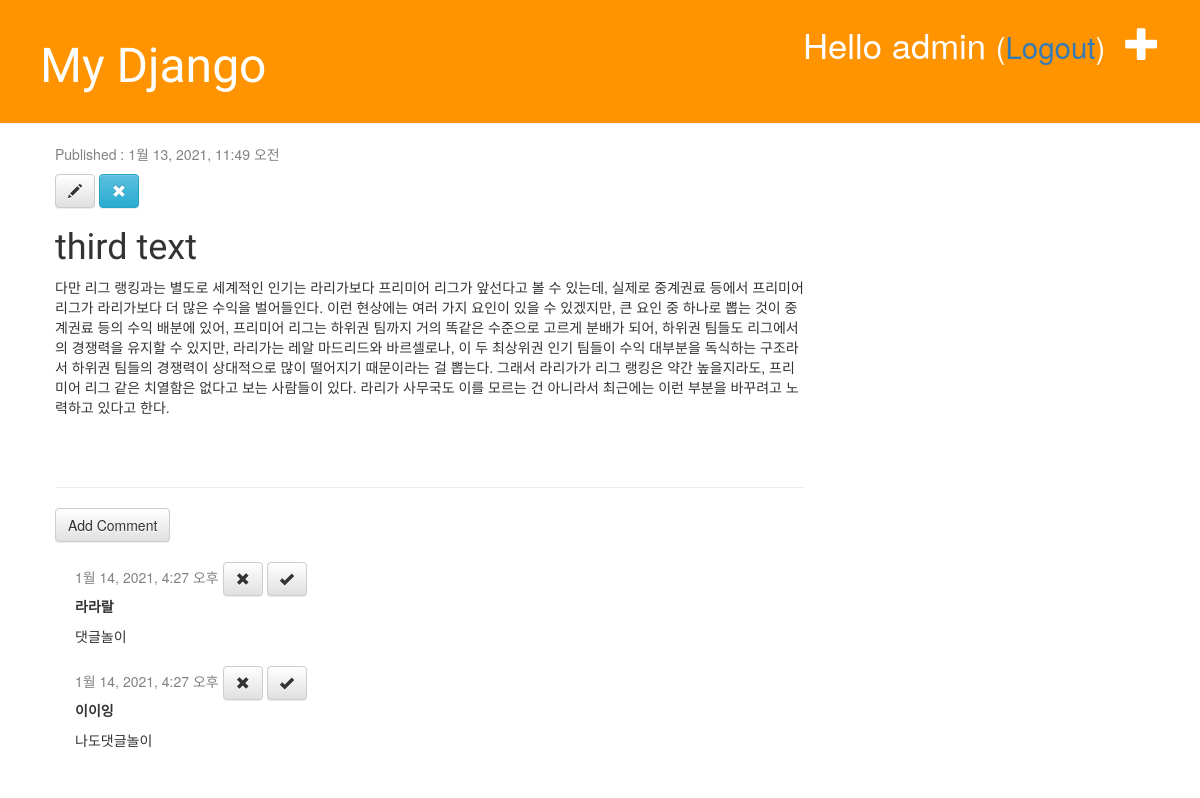
Before: /post/5 (signed in) with the older database file.
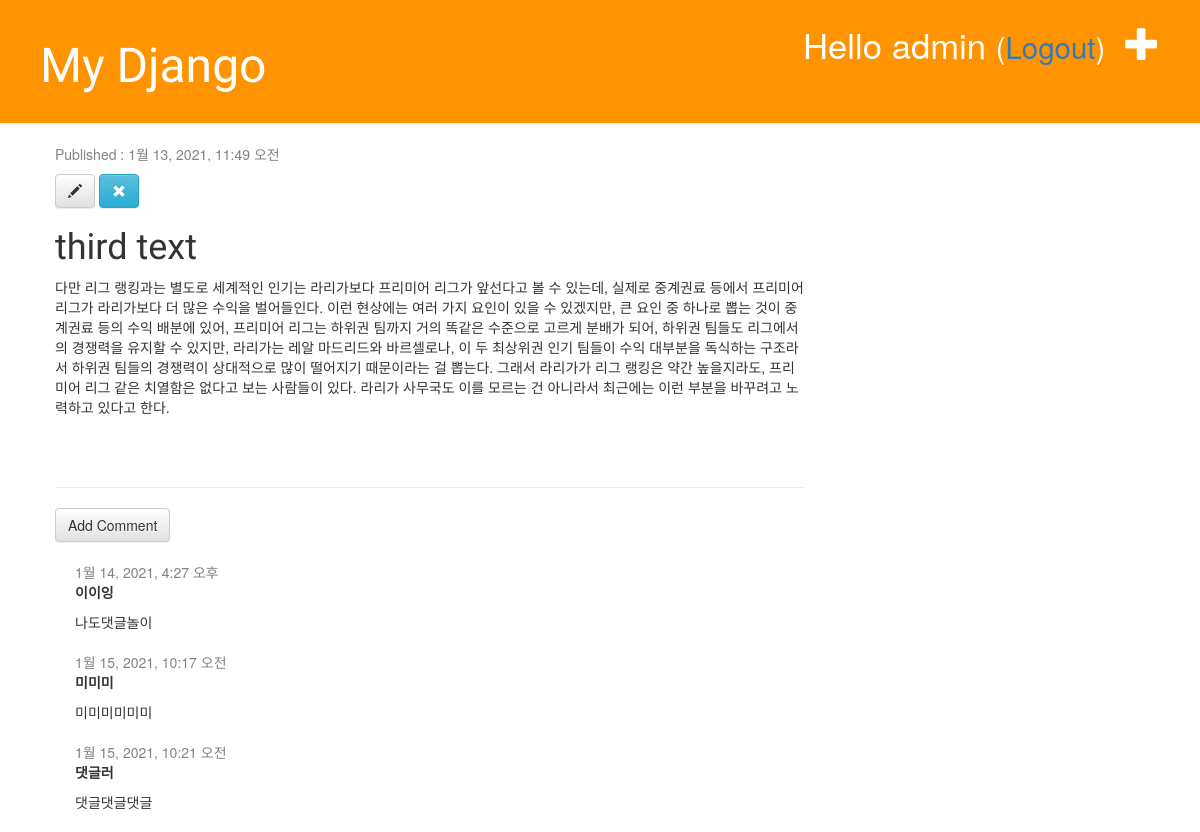
After: the same page with the newer database file.
### blog/models.py (models this page shows, shortened)
class Post(models.Model):
    author = models.ForeignKey('auth.User', on_delete=models.CASCADE)
    title = models.CharField(max_length=200, validators=[min_length_3_validator])
    text = models.TextField()
    created_date = models.DateTimeField(default=timezone.now)
    published_date = models.DateTimeField(blank=True, null=True)

class Comment(models.Model):
    post = models.ForeignKey('blog.Post', on_delete=models.CASCADE, related_name='comments')
    author = models.CharField(max_length=100)
    text = models.TextField()
    created_date = models.DateTimeField(default=timezone.now)
    approved_comment = models.BooleanField(default=False)

### blog/views.py (the view)
# urls.py: path('post/<int:pk>', views.post_detail, name='post_detail'),
def post_detail(request, pk):
    post = get_object_or_404(Post, pk=pk)
    return render(request, 'blog/post_detail.html', {'post': post})

### blog/templates/blog/post_detail.html (shortened to what this page needs)
{% extends 'blog/base.html' %}
{% block content %}
    <div class="post">
        {% if post.published_date %}
            <div class="date">
                <p>Published : {{post.published_date}}</p>
            </div>
        {% endif %}
        {% if user.is_authenticated %}
            <a href="{% url 'post_edit' pk=post.pk %}" class="btn btn-default">
                <span class="glyphicon glyphicon-pencil"></span>
            </a>
            <a href="#" onclick="post_remove()" class="btn btn-info">
                <span class="glyphicon glyphicon-remove"></span>
            </a>
        {% endif %}
        <h1>{{post.title}}</h1>
        <p>{{post.text|linebreaksbr}}</p>
    </div>
<hr>
<a href="{% url 'add_comment_to_post' pk=post.pk %}" class="btn btn-default">Add Comment</a>
{% for comment in post.comments.all %}
    {% if user.is_authenticated %}
        <div class="comment">
            <div class="date">
                {{comment.created_date}}
                {% if not comment.approved_comment %}
                    <a href="{% url 'comment_remove' pk=comment.pk %}" class="btn btn-default">
                        <span class="glyphicon glyphicon-remove"></span>
                    </a>
                    <a href="{% url 'comment_approve' pk=comment.pk %}" class="btn btn-default">
                        <span class="glyphicon glyphicon-ok"></span>
                    </a>
                {% endif %}
            </div>
            <strong>{{comment.author}}</strong>
            <p>{{comment.text|linebreaks}}</p>
        </div>
    {% endif %}
{% empty %}
    <p>No comments here yet : </p>
{% endfor %}
{% endblock %}

### blog/templates/blog/base.html (shortened to what this page needs)
<!DOCTYPE html>
{% load static %}
<html lang="ko">
<head>
    <link rel="stylesheet" href = "https://maxcdn.bootstrapcdn.com/bootstrap/3.3.2/css/bootstrap.min.css">
    <link rel="stylesheet" href = "https://maxcdn.bootstrapcdn.com/bootstrap/3.3.2/css/bootstrap-theme.min.css">
    <link rel="stylesheet" href = "{% static 'css/blog.css' %}">
</head>
<body>
    <div class = "page-header">
        {% if user.is_authenticated %}
            <a href ="{% url 'post_new' %}" class="top-menu">
                <span class = "glyphicon glyphicon-plus"></span>
            </a>
            <p class="top-menu">
                Hello {{user.username}}
                <small>(<a href="{% url 'logout' %}?next={{request.path}}">Logout</a>)</small>
            </p>
        {% else %}
            <a href ="{% url 'login' %}" class="top-menu">
                <span class = "glyphicon glyphicon-lock"></span>
            </a>
        {% endif %}
        <h1><a href="{% url 'post_list' %}">My Django</a></h1>
    </div>
    <div class = "content container">
        <div class = "row">
            <div class = "col-md-8">
                {% block content %}
                {% endblock %}
            </div>
        </div>
    </div>
</body>
</html>

### blog/static/css/blog.css (style rules this page uses)
.page-header { background-color: #ff9400; margin-top: 0; padding: 20px 20px 20px 40px; }
.page-header h1, .page-header h1 a, .page-header h1 a:visited, .page-header h1 a:active { color: #ffffff; font-size: 36pt; text-decoration: none; }
.content { margin-left: 40px; }
h1, h2, h3, h4 { font-family: 'Lobster', cursive; }
.date { color: #828282; }
.top-menu, .top-menu:hover, .top-menu:visited { color: #ffffff; float: right; font-size: 26pt; margin-right: 20px; }
.post { margin-bottom: 70px; }
.comment { margin: 20px 0px 20px 20px; }

Changed rows visible on the page:
removed Comment: created_date "1월 14, 2021, 4:27 오후", approved_comment False (drawn), author "라라랄", text "댓글놀이"
changed Comment "1월 14, 2021, 4:27 오후": approved_comment False → True (drawn)
added Comment: created_date "1월 15, 2021, 10:17 오전", author "미미미", text "미미미미미미"
added Comment: created_date "1월 15, 2021, 10:21 오전", author "댓글러", text "댓글댓글댓글"
